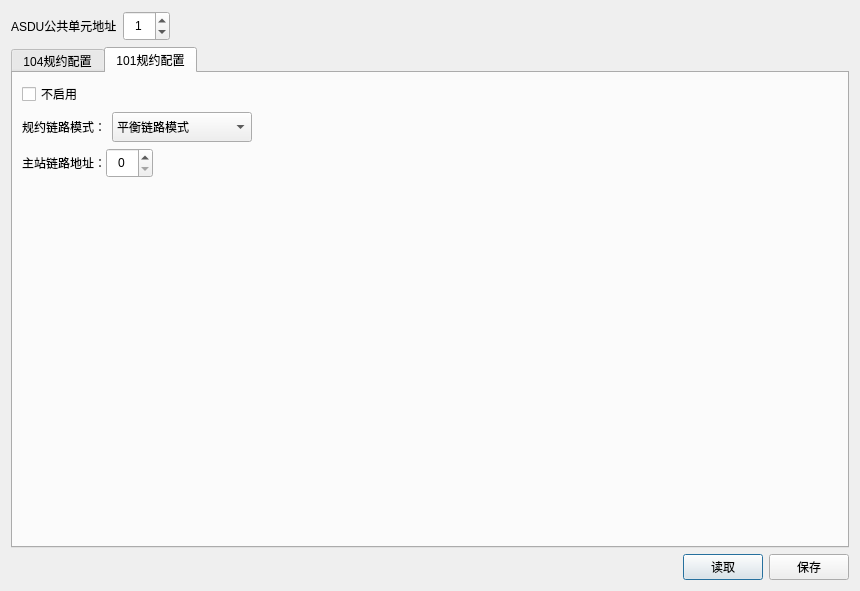
<?xml version="1.0" encoding="UTF-8"?>
<ui version="4.0">
 <class>dtuprotocfgDialog</class>
 <widget class="QDialog" name="dtuprotocfgDialog">
  <property name="geometry">
   <rect>
    <x>0</x>
    <y>0</y>
    <width>860</width>
    <height>591</height>
   </rect>
  </property>
  <property name="windowTitle">
   <string>Dialog</string>
  </property>
  <layout class="QVBoxLayout" name="verticalLayout_2">
   <item>
    <layout class="QHBoxLayout" name="horizontalLayout_5">
     <item>
      <widget class="QLabel" name="labTitle">
       <property name="text">
        <string>ASDU公共单元地址</string>
       </property>
      </widget>
     </item>
     <item>
      <widget class="QSpinBox" name="spinADDR">
       <property name="minimumSize">
        <size>
         <width>0</width>
         <height>30</height>
        </size>
       </property>
       <property name="maximumSize">
        <size>
         <width>16777215</width>
         <height>30</height>
        </size>
       </property>
       <property name="alignment">
        <set>Qt::AlignCenter</set>
       </property>
       <property name="maximum">
        <number>255</number>
       </property>
       <property name="value">
        <number>1</number>
       </property>
      </widget>
     </item>
     <item>
      <spacer name="horizontalSpacer">
       <property name="orientation">
        <enum>Qt::Horizontal</enum>
       </property>
       <property name="sizeHint" stdset="0">
        <size>
         <width>488</width>
         <height>20</height>
        </size>
       </property>
      </spacer>
     </item>
    </layout>
   </item>
   <item>
    <widget class="QTabWidget" name="tabWidget">
     <property name="currentIndex">
      <number>1</number>
     </property>
     <widget class="QWidget" name="tab1">
      <attribute name="title">
       <string>104规约配置</string>
      </attribute>
      <layout class="QGridLayout" name="gridLayout_3">
       <item row="1" column="2">
        <widget class="ProtoDialog" name="widget104Usual" native="true"/>
       </item>
       <item row="1" column="0" colspan="2">
        <widget class="QWidget" name="widget" native="true">
         <property name="maximumSize">
          <size>
           <width>280</width>
           <height>16777215</height>
          </size>
         </property>
         <layout class="QGridLayout" name="gridLayout">
          <property name="leftMargin">
           <number>0</number>
          </property>
          <item row="0" column="0">
           <layout class="QHBoxLayout" name="horizontalLayout">
            <item>
             <widget class="QLabel" name="lab1">
              <property name="minimumSize">
               <size>
                <width>70</width>
                <height>30</height>
               </size>
              </property>
              <property name="maximumSize">
               <size>
                <width>70</width>
                <height>30</height>
               </size>
              </property>
              <property name="text">
               <string>IP地址：</string>
              </property>
             </widget>
            </item>
            <item>
             <widget class="IPAddress" name="widgetIP" native="true"/>
            </item>
           </layout>
          </item>
          <item row="1" column="0">
           <layout class="QHBoxLayout" name="horizontalLayout_2">
            <item>
             <widget class="QLabel" name="lab2">
              <property name="minimumSize">
               <size>
                <width>70</width>
                <height>30</height>
               </size>
              </property>
              <property name="maximumSize">
               <size>
                <width>70</width>
                <height>30</height>
               </size>
              </property>
              <property name="text">
               <string>端口号：</string>
              </property>
             </widget>
            </item>
            <item>
             <widget class="QSpinBox" name="spinPort">
              <property name="minimumSize">
               <size>
                <width>0</width>
                <height>30</height>
               </size>
              </property>
              <property name="maximumSize">
               <size>
                <width>80</width>
                <height>30</height>
               </size>
              </property>
              <property name="alignment">
               <set>Qt::AlignCenter</set>
              </property>
              <property name="minimum">
               <number>1</number>
              </property>
              <property name="maximum">
               <number>65536</number>
              </property>
              <property name="value">
               <number>2404</number>
              </property>
             </widget>
            </item>
            <item>
             <spacer name="horizontalSpacer_2">
              <property name="orientation">
               <enum>Qt::Horizontal</enum>
              </property>
              <property name="sizeHint" stdset="0">
               <size>
                <width>40</width>
                <height>20</height>
               </size>
              </property>
             </spacer>
            </item>
           </layout>
          </item>
          <item row="2" column="0">
           <spacer name="verticalSpacer">
            <property name="orientation">
             <enum>Qt::Vertical</enum>
            </property>
            <property name="sizeHint" stdset="0">
             <size>
              <width>20</width>
              <height>326</height>
             </size>
            </property>
           </spacer>
          </item>
         </layout>
        </widget>
       </item>
       <item row="0" column="1" colspan="3">
        <spacer name="horizontalSpacer_5">
         <property name="orientation">
          <enum>Qt::Horizontal</enum>
         </property>
         <property name="sizeHint" stdset="0">
          <size>
           <width>628</width>
           <height>20</height>
          </size>
         </property>
        </spacer>
       </item>
       <item row="0" column="0">
        <widget class="QCheckBox" name="check104">
         <property name="text">
          <string>不启用</string>
         </property>
        </widget>
       </item>
       <item row="2" column="0">
        <spacer name="verticalSpacer_3">
         <property name="orientation">
          <enum>Qt::Vertical</enum>
         </property>
         <property name="sizeHint" stdset="0">
          <size>
           <width>20</width>
           <height>40</height>
          </size>
         </property>
        </spacer>
       </item>
       <item row="1" column="3">
        <spacer name="horizontalSpacer_3">
         <property name="orientation">
          <enum>Qt::Horizontal</enum>
         </property>
         <property name="sizeHint" stdset="0">
          <size>
           <width>40</width>
           <height>20</height>
          </size>
         </property>
        </spacer>
       </item>
      </layout>
     </widget>
     <widget class="QWidget" name="tab2">
      <attribute name="title">
       <string>101规约配置</string>
      </attribute>
      <layout class="QGridLayout" name="gridLayout_2">
       <item row="0" column="0" colspan="3">
        <layout class="QHBoxLayout" name="horizontalLayout_4">
         <item>
          <widget class="QCheckBox" name="check101">
           <property name="text">
            <string>不启用</string>
           </property>
          </widget>
         </item>
         <item>
          <spacer name="horizontalSpacer_6">
           <property name="orientation">
            <enum>Qt::Horizontal</enum>
           </property>
           <property name="sizeHint" stdset="0">
            <size>
             <width>770</width>
             <height>20</height>
            </size>
           </property>
          </spacer>
         </item>
        </layout>
       </item>
       <item row="1" column="0" colspan="2">
        <layout class="QHBoxLayout" name="horizontalLayout_3">
         <item>
          <widget class="QLabel" name="lab3">
           <property name="minimumSize">
            <size>
             <width>0</width>
             <height>30</height>
            </size>
           </property>
           <property name="maximumSize">
            <size>
             <width>16777215</width>
             <height>30</height>
            </size>
           </property>
           <property name="text">
            <string>规约链路模式：</string>
           </property>
          </widget>
         </item>
         <item>
          <widget class="QComboBox" name="comMode">
           <property name="minimumSize">
            <size>
             <width>140</width>
             <height>30</height>
            </size>
           </property>
           <property name="maximumSize">
            <size>
             <width>140</width>
             <height>30</height>
            </size>
           </property>
           <item>
            <property name="text">
             <string>平衡链路模式</string>
            </property>
           </item>
           <item>
            <property name="text">
             <string>非平衡链路模式</string>
            </property>
           </item>
          </widget>
         </item>
        </layout>
       </item>
       <item row="1" column="2">
        <spacer name="horizontalSpacer_7">
         <property name="orientation">
          <enum>Qt::Horizontal</enum>
         </property>
         <property name="sizeHint" stdset="0">
          <size>
           <width>546</width>
           <height>20</height>
          </size>
         </property>
        </spacer>
       </item>
       <item row="2" column="0">
        <layout class="QHBoxLayout" name="horizontalLayout_7">
         <property name="spacing">
          <number>0</number>
         </property>
         <item>
          <widget class="QLabel" name="lab4">
           <property name="maximumSize">
            <size>
             <width>116</width>
             <height>16777215</height>
            </size>
           </property>
           <property name="text">
            <string>主站链路地址：</string>
           </property>
          </widget>
         </item>
         <item>
          <widget class="QSpinBox" name="spinLinkADDR">
           <property name="minimumSize">
            <size>
             <width>0</width>
             <height>30</height>
            </size>
           </property>
           <property name="maximumSize">
            <size>
             <width>80</width>
             <height>16777215</height>
            </size>
           </property>
           <property name="alignment">
            <set>Qt::AlignCenter</set>
           </property>
           <property name="maximum">
            <number>256</number>
           </property>
          </widget>
         </item>
        </layout>
       </item>
       <item row="2" column="1" colspan="2">
        <spacer name="horizontalSpacer_8">
         <property name="orientation">
          <enum>Qt::Horizontal</enum>
         </property>
         <property name="sizeHint" stdset="0">
          <size>
           <width>40</width>
           <height>20</height>
          </size>
         </property>
        </spacer>
       </item>
       <item row="3" column="0" colspan="2">
        <widget class="SerialDialog" name="widgetSerial" native="true"/>
       </item>
       <item row="3" column="2">
        <widget class="ProtoDialog" name="widget101Usual" native="true"/>
       </item>
       <item row="4" column="0">
        <spacer name="verticalSpacer_2">
         <property name="orientation">
          <enum>Qt::Vertical</enum>
         </property>
         <property name="sizeHint" stdset="0">
          <size>
           <width>20</width>
           <height>40</height>
          </size>
         </property>
        </spacer>
       </item>
      </layout>
     </widget>
    </widget>
   </item>
   <item>
    <layout class="QHBoxLayout" name="horizontalLayout_6">
     <item>
      <spacer name="horizontalSpacer_4">
       <property name="orientation">
        <enum>Qt::Horizontal</enum>
       </property>
       <property name="sizeHint" stdset="0">
        <size>
         <width>40</width>
         <height>20</height>
        </size>
       </property>
      </spacer>
     </item>
     <item>
      <widget class="QPushButton" name="btnRead">
       <property name="text">
        <string>读取</string>
       </property>
      </widget>
     </item>
     <item>
      <widget class="QPushButton" name="btnSave">
       <property name="text">
        <string>保存</string>
       </property>
      </widget>
     </item>
    </layout>
   </item>
  </layout>
 </widget>
 <customwidgets>
  <customwidget>
   <class>IPAddress</class>
   <extends>QWidget</extends>
   <header location="global">dtuipaddress.h</header>
   <container>1</container>
  </customwidget>
  <customwidget>
   <class>ProtoDialog</class>
   <extends>QWidget</extends>
   <header location="global">protodialog.h</header>
   <container>1</container>
  </customwidget>
  <customwidget>
   <class>SerialDialog</class>
   <extends>QWidget</extends>
   <header location="global">serialdialog.h</header>
   <container>1</container>
  </customwidget>
 </customwidgets>
 <resources/>
 <connections>
  <connection>
   <sender>btnRead</sender>
   <signal>clicked()</signal>
   <receiver>dtuprotocfgDialog</receiver>
   <slot>read_config()</slot>
   <hints>
    <hint type="sourcelabel">
     <x>701</x>
     <y>564</y>
    </hint>
    <hint type="destinationlabel">
     <x>429</x>
     <y>295</y>
    </hint>
   </hints>
  </connection>
  <connection>
   <sender>btnSave</sender>
   <signal>clicked()</signal>
   <receiver>dtuprotocfgDialog</receiver>
   <slot>save_config()</slot>
   <hints>
    <hint type="sourcelabel">
     <x>801</x>
     <y>564</y>
    </hint>
    <hint type="destinationlabel">
     <x>429</x>
     <y>295</y>
    </hint>
   </hints>
  </connection>
 </connections>
 <slots>
  <slot>read_config()</slot>
  <slot>save_config()</slot>
 </slots>
</ui>
